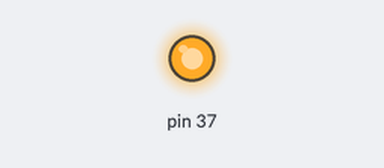
Recording of a program running on a simulated Raspberry Pi (header pin numbers). Parts: output pins drawn as LEDs (lit = HIGH). At 1.0 s the program stops and its outputs stay as they are.

Above: at 0.1 s.
At 1.1 s:
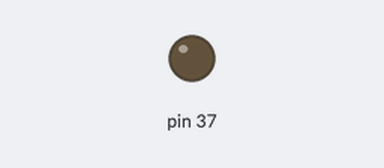
Timing chart, 0 to 2.5 s (numbered marks = the images above):
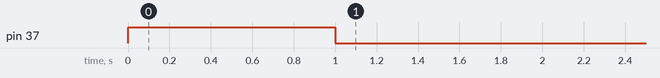

Measured:
- by itself, pin 37: LOW → HIGH at 0.00 s, → LOW 1.0 s later

The program:

script.py
```python
import RPi.GPIO as GPIO
import time

GPIO.setmode(GPIO.BOARD)  # set board mode to Broadcom

GPIO.setup(37, GPIO.OUT)  # set up pin 17

GPIO.output(37, 1)  # turn on pin 17

time.sleep(1)
GPIO.output(37,0)

GPIO.cleanup()
```
